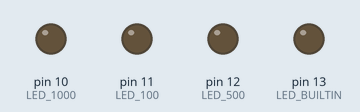
Recording of a sketch running on a simulated Arduino Uno, built with avr-gcc and run on an emulated ATmega328P. Shown: output pins drawn as LEDs (lit = HIGH). At 0.3 s the program stops and its outputs stay as they are.

Above: at 0.2 s.
Timing chart, 0 to 1.7 s (numbered marks = the images above):
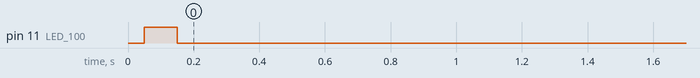

The sketch:

Blink_thread.ino
```cpp
#include <TimedAction.h>

#define LED_100   11
#define LED_500   12
#define LED_1000  10


void Led_100_Thread_fun()
{
  digitalWrite(LED_100, HIGH);   // turn the LED on (HIGH is the voltage level)
  delay(100);                       // wait for a second
  digitalWrite(LED_100, LOW);    // turn the LED off by making the voltage LOW
  delay(100);                       // wait for a second
  while(1);
}

void Led_500_Thread_fun()
{
  digitalWrite(LED_500, HIGH);   // turn the LED on (HIGH is the voltage level)
  delay(500);                       // wait for a second
  digitalWrite(LED_500, LOW);    // turn the LED off by making the voltage LOW
  delay(500);                       // wait for a second
}

void Led_1000_Thread_fun()
{
 digitalWrite(LED_1000, HIGH);   // turn the LED on (HIGH is the voltage level)
 delay(1000);                       // wait for a second
 digitalWrite(LED_1000, LOW);    // turn the LED off by making the voltage LOW
 delay(1000);                       // wait for a second
}

TimedAction Led_100_Thread = TimedAction(50,Led_100_Thread_fun);
TimedAction Led_500_Thread = TimedAction(50,Led_500_Thread_fun);
TimedAction Led_1000_Thread = TimedAction(50,Led_1000_Thread_fun);

void setup() {
  pinMode(LED_BUILTIN, OUTPUT);
  pinMode(LED_1000, OUTPUT);
  pinMode(LED_500, OUTPUT);
  pinMode(LED_100, OUTPUT);
}

void loop() {
  Led_100_Thread.check();
  Led_500_Thread.check();
  Led_1000_Thread.check();
//  digitalWrite(LED_BUILTIN, HIGH);   // turn the LED on (HIGH is the voltage level)
//  delay(1000);                       // wait for a second
//  digitalWrite(LED_BUILTIN, LOW);    // turn the LED off by making the voltage LOW
//  delay(1000);                       // wait for a second
}
```

Measured:
- by itself, pin 11 (LED_100): LOW → HIGH at 0.05 s, → LOW 0.10 s later
